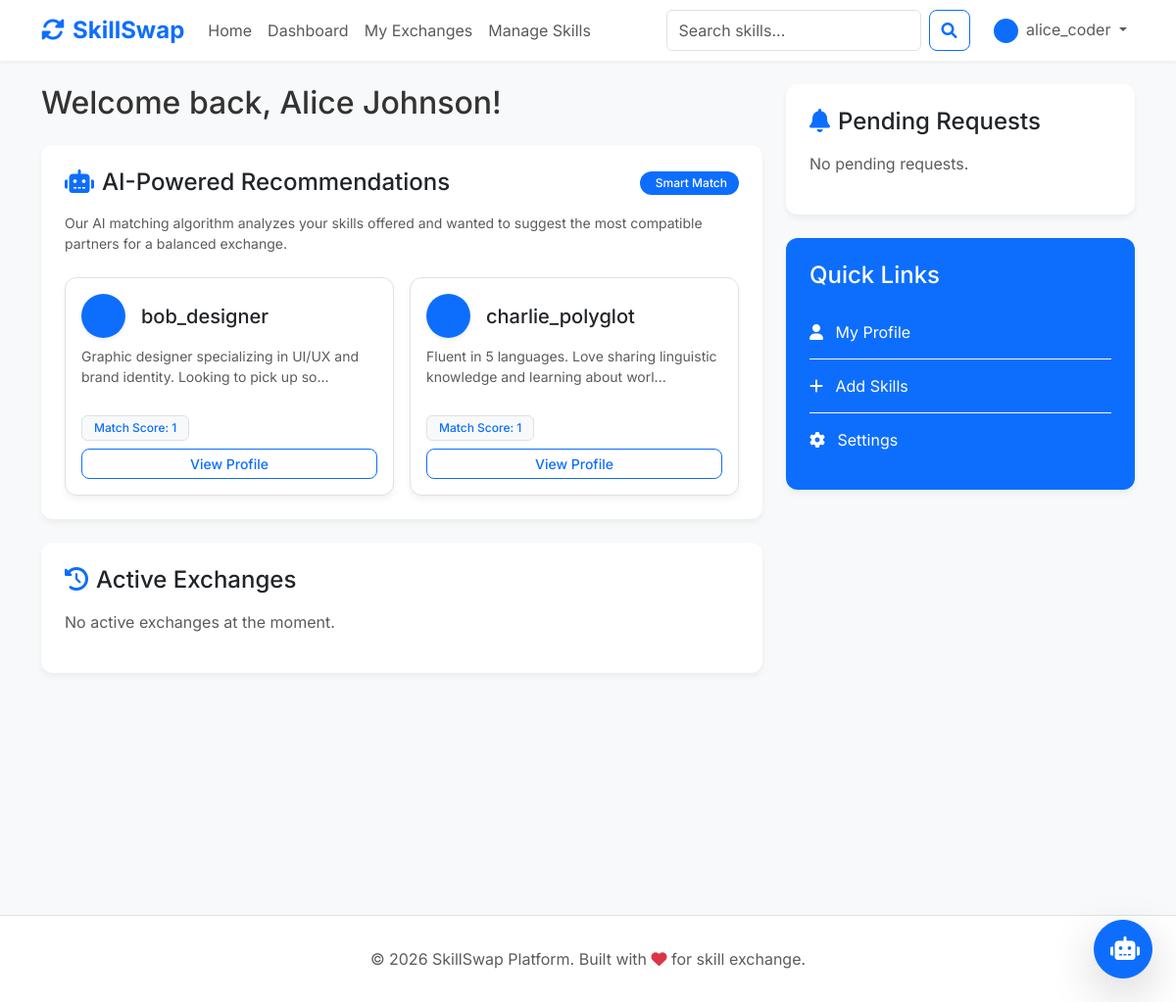
The page /dashboard (signed in) on the database its author committed.
### app/models/user.py (models this page shows, shortened)
class User(db.Model, UserMixin):
    id = db.Column(db.Integer, primary_key=True)
    username = db.Column(db.String(20), unique=True, nullable=False)
    email = db.Column(db.String(120), unique=True, nullable=False)
    password = db.Column(db.String(60), nullable=False)
    name = db.Column(db.String(100), nullable=False)
    bio = db.Column(db.Text, nullable=True)
    location = db.Column(db.String(100), nullable=True)
    contact_info = db.Column(db.String(200), nullable=True) # For email, Zoom link, etc.
    profile_pic = db.Column(db.String(20), nullable=False, default='default.jpg')
    date_joined = db.Column(db.DateTime, nullable=False, default=datetime.utcnow)
    skills = db.relationship('Skill', backref='owner', lazy=True, cascade="all, delete-orphan")
    requests_sent = db.relationship('ExchangeRequest',
                                   foreign_keys='ExchangeRequest.sender_id',
                                   backref='sender', lazy=True,
                                   cascade="all, delete-orphan")
    requests_received = db.relationship('ExchangeRequest',
                                       foreign_keys='ExchangeRequest.receiver_id',
                                       backref='receiver', lazy=True,
                                       cascade="all, delete-orphan")

### app/routes/main.py (the view)
@main.route("/dashboard")
@login_required
def dashboard():
    try:
        if not current_user or not hasattr(current_user, 'skills'):
            return redirect(url_for('auth.login'))
        offered_skills = []
        wanted_skills = []
        for s in current_user.skills:
            if s and hasattr(s, 'name') and s.name:
                name_lower = s.name.lower()
                if s.skill_type == 'Offered':
                    offered_skills.append(name_lower)
                elif s.skill_type == 'Wanted':
                    wanted_skills.append(name_lower)
        recommended_users = []
        if wanted_skills or offered_skills:
            potential_matches = User.query.filter(User.id != current_user.id).all()
            for user in potential_matches:
                if not user or not hasattr(user, 'skills'):
                    continue
                user_offered = []
                user_wanted = []
                for s in user.skills:
                    if s and hasattr(s, 'name') and s.name:
                        name_lower = s.name.lower()
                        if s.skill_type == 'Offered':
                            user_offered.append(name_lower)
                        elif s.skill_type == 'Wanted':
                            user_wanted.append(name_lower)
                match_score = 0
                for skill in wanted_skills:
                    if skill in user_offered:
                        match_score += 2
                for skill in offered_skills:
                    if skill in user_wanted:
                        match_score += 1
                if match_score > 0:
                    recommended_users.append({'user': user, 'score': match_score})
            recommended_users = sorted(recommended_users, key=lambda x: x['score'], reverse=True)[:5]
        active_exchanges = ExchangeRequest.query.filter(
            or_(ExchangeRequest.sender_id == current_user.id, ExchangeRequest.receiver_id == current_user.id),
            ExchangeRequest.status == 'Accepted'
        ).order_by(ExchangeRequest.date_sent.desc()).limit(5).all()
        pending_requests = ExchangeRequest.query.filter(
            ExchangeRequest.receiver_id == current_user.id,
            ExchangeRequest.status == 'Pending'
        ).order_by(ExchangeRequest.date_sent.desc()).all()
        return render_template('main/dashboard.html',
                               title='Dashboard',
                               recommended_users=recommended_users,
                               active_exchanges=active_exchanges,
                               pending_requests=pending_requests)
    except Exception as e:
        print(f"DASHBOARD ERROR: {e}")
        import traceback
        traceback.print_exc()
        return f"An internal error occurred: {e}", 500

### app/models/user.py (called while the page is built)
@login_manager.user_loader
def load_user(user_id):
    return User.query.get(int(user_id))

### app/templates/main/dashboard.html (shortened to what this page needs)
{% extends "base.html" %}
{% block content %}
<div class="row">
    <div class="col-md-8">
        <h2 class="mb-4">Welcome back, {{ current_user.name if current_user.is_authenticated else 'User' }}!</h2>
        <div class="card p-4 mb-4 border-primary">
            <div class="d-flex justify-content-between align-items-center mb-3">
                <h4 class="mb-0"><i class="fas fa-robot text-primary me-2"></i>AI-Powered Recommendations</h4>
                <span class="badge bg-primary rounded-pill">Smart Match</span>
            </div>
            <p class="small text-muted mb-4">Our AI matching algorithm analyzes your skills offered and wanted to
                suggest the most compatible partners for a balanced exchange.</p>
            {% if recommended_users %}
            <div class="row row-cols-1 row-cols-md-2 g-3">
                {% for item in recommended_users %}
                {% if item.user %}
                <div class="col">
                    <div class="card h-100 border p-3">
                        <div class="d-flex align-items-center mb-2">
                            {% if item.user.profile_pic %}
                            <img src="{{ url_for('static', filename='profile_pics/' + item.user.profile_pic) }}"
                                class="rounded-circle me-3 shadow-sm"
                                style="width: 45px; height: 45px; object-fit: cover;">
                            {% else %}
                            <div class="bg-primary text-white rounded-circle me-3 d-flex align-items-center justify-content-center"
                                style="width: 45px; height: 45px;">
                                {{ item.user.username[0].upper() if item.user.username else '?' }}
                            </div>
                            {% endif %}
                            <h5 class="mb-0">{{ item.user.username }}</h5>
                        </div>
                        <p class="small text-muted mb-2">
                            {% if item.user.bio %}
                            {{ item.user.bio[:80] }}{% if item.user.bio|length > 80 %}...{% endif %}
                            {% else %}
                            No bio available.
                            {% endif %}
                        </p>
                        <div class="mt-auto">
                            <span class="badge bg-light text-primary border mb-2">Match Score: {{ item.score }}</span>
                            <a href="{{ url_for('profile.view_profile', username=item.user.username) }}"
                                class="btn btn-sm btn-outline-primary d-block w-100">View Profile</a>
                        </div>
                    </div>
                </div>
                {% endif %}
                {% endfor %}
            </div>
            {% else %}
            <p class="text-muted">Add more skills to your profile to get personalized recommendations!</p>
            <a href="{{ url_for('skills.manage_skills') }}" class="btn btn-primary btn-sm">Add Skills</a>
            {% endif %}
        </div>
        <div class="card p-4">
            <h4 class="mb-3"><i class="fas fa-history text-primary me-2"></i>Active Exchanges</h4>
            {% if active_exchanges %}
            <ul class="list-group list-group-flush">
                {% for ex in active_exchanges %}
                <li class="list-group-item d-flex justify-content-between align-items-center py-3">
                    <div>
                        <h6 class="mb-1">Exchange with
                            {% if ex.sender_id == current_user.id %}
                            {{ ex.receiver.username if ex.receiver else 'Deleted User' }}
                            {% else %}
                            {{ ex.sender.username if ex.sender else 'Deleted User' }}
                            {% endif %}
                        </h6>
                        <p class="small text-muted mb-0">Started on {{ ex.date_sent.strftime('%b %d, %Y') }}</p>
                    </div>
                    <span class="badge bg-success rounded-pill">Active</span>
                </li>
                {% endfor %}
            </ul>
            {% else %}
            <p class="text-muted">No active exchanges at the moment.</p>
            {% endif %}
        </div>
    </div>
    <div class="col-md-4">
        <div class="card p-4 mb-4">
            <h4 class="mb-3"><i class="fas fa-bell text-primary me-2"></i>Pending Requests</h4>
            {% if pending_requests %}
            {% for req in pending_requests %}
            {% if req and req.sender %}
            <div class="border-bottom pb-3 mb-3">
                <div class="d-flex justify-content-between align-items-start">
                    <div>
                        <h6 class="mb-0">{{ req.sender.username if req.sender else 'Deleted User' }}</h6>
                        <p class="small text-muted mb-2">wants to exchange skills</p>
                    </div>
                    <span class="badge bg-warning text-dark">New</span>
                </div>
                <div class="d-flex gap-2">
                    <form action="{{ url_for('exchanges.accept_request', request_id=req.id) }}" method="POST"
                        class="flex-grow-1">
                        <button type="submit" class="btn btn-sm btn-success w-100">Accept</button>
                    </form>
                    <form action="{{ url_for('exchanges.reject_request', request_id=req.id) }}" method="POST"
                        class="flex-grow-1">
                        <button type="submit" class="btn btn-sm btn-outline-danger w-100">Reject</button>
                    </form>
                </div>
            </div>
            {% endif %}
            {% endfor %}
            <a href="{{ url_for('exchanges.list_exchanges') }}"
                class="btn btn-link btn-sm p-0 text-decoration-none w-100 text-center">View all requests</a>
            {% else %}
            <p class="text-muted">No pending requests.</p>
            {% endif %}
        </div>
        <div class="card p-4 bg-primary text-white">
            <h4 class="mb-3 text-white">Quick Links</h4>
            <div class="list-group list-group-flush">
                <a href="{{ url_for('profile.view_profile', username=current_user.username) }}"
                    class="list-group-item list-group-item-action bg-transparent text-white border-light px-0">
                    <i class="fas fa-user me-2"></i> My Profile
                </a>
                <a href="{{ url_for('skills.manage_skills') }}"
                    class="list-group-item list-group-item-action bg-transparent text-white border-light px-0">
                    <i class="fas fa-plus me-2"></i> Add Skills
                </a>
                <a href="{{ url_for('profile.edit_profile') }}"
                    class="list-group-item list-group-item-action bg-transparent text-white border-light px-0">
                    <i class="fas fa-cog me-2"></i> Settings
                </a>
            </div>
        </div>
    </div>
</div>
{% endblock %}

### app/templates/base.html (shortened to what this page needs)
<!DOCTYPE html>
<html lang="en">
<head>
    <link href="https://cdn.jsdelivr.net/npm/bootstrap@5.3.0/dist/css/bootstrap.min.css" rel="stylesheet">
    <link rel="stylesheet" href="https://cdnjs.cloudflare.com/ajax/libs/font-awesome/6.0.0/css/all.min.css">
    <link rel="stylesheet" href="{{ url_for('static', filename='css/style.css') }}">
</head>
<body>
    <nav class="navbar navbar-expand-lg navbar-light bg-light sticky-top mb-4">
        <div class="container">
            <a class="navbar-brand" href="{{ url_for('main.index') }}">
                <i class="fas fa-sync-alt me-2"></i>SkillSwap
            </a>
            <div class="collapse navbar-collapse" id="navbarNav">
                <ul class="navbar-nav me-auto">
                    <li class="nav-item">
                        <a class="nav-link" href="{{ url_for('main.home') }}">Home</a>
                    </li>
                    {% if current_user.is_authenticated %}
                    <li class="nav-item">
                        <a class="nav-link" href="{{ url_for('main.dashboard') }}">Dashboard</a>
                    </li>
                    <li class="nav-item">
                        <a class="nav-link" href="{{ url_for('exchanges.list_exchanges') }}">My Exchanges</a>
                    </li>
                    <li class="nav-item">
                        <a class="nav-link" href="{{ url_for('skills.manage_skills') }}">Manage Skills</a>
                    </li>
                    {% endif %}
                </ul>
                <div class="navbar-nav">
                    {% if current_user.is_authenticated %}
                    <form class="d-flex me-3" action="{{ url_for('main.search') }}" method="GET">
                        <input class="form-control me-2" type="search" placeholder="Search skills..." name="q"
                            aria-label="Search">
                        <button class="btn btn-outline-primary" type="submit"><i class="fas fa-search"></i></button>
                    </form>
                    <div class="nav-item dropdown">
                        <a class="nav-link dropdown-toggle" href="#" id="navbarDropdown" role="button"
                            data-bs-toggle="dropdown">
                            {% if current_user.is_authenticated and current_user.profile_pic %}
                            <img src="{{ url_for('static', filename='profile_pics/' + current_user.profile_pic) }}"
                                class="rounded-circle me-1" style="width: 25px; height: 25px; object-fit: cover;">
                            {% else %}
                            <i class="fas fa-user-circle me-1"></i>
                            {% endif %}
                            {{ current_user.username if current_user.is_authenticated else 'Guest' }}
                        </a>
                    </div>
                    {% else %}
                    <a class="nav-item nav-link" href="{{ url_for('auth.login') }}">Login</a>
                    <a class="nav-item nav-link" href="{{ url_for('auth.register') }}">Register</a>
                    {% endif %}
                </div>
            </div>
        </div>
    </nav>
    <div class="container min-vh-100">
        {% block content %}{% endblock %}
    </div>
    <div id="chatbot-container" class="position-fixed bottom-0 end-0 m-4" style="z-index: 1050;">
        <button id="chatbot-toggle" class="btn btn-primary rounded-circle shadow-lg p-3"
            style="width: 60px; height: 60px;">
            <i class="fas fa-robot fs-4"></i>
        </button>
    </div>
    <footer class="footer text-center mt-5">
        <div class="container">
            <p class="text-muted mb-0">© 2026 SkillSwap Platform. Built with <i class="fas fa-heart text-danger"></i>
                for skill exchange.</p>
        </div>
    </footer>
</body>
</html>

### app/static/css/style.css (style rules this page uses)
#chatbot-container { transition: all 0.3s ease; }
:root { --primary-color: #0d6efd; --secondary-color: #6c757d; --success-color: #198754; --danger-color: #dc3545; --warning-color: #ffc107; --light-bg: #f8f9fa; --white: #ffffff; }
body { background-color: var(--light-bg); color: #333; }
.navbar-brand { font-weight: bold; color: var(--primary-color) !important; }
.card { border: none; border-radius: 12px; transition: all 0.3s ease; background-color: var(--white); margin-bottom: 20px; }
.btn { border-radius: 8px; font-weight: 500; }
.badge { padding: 6px 12px; font-weight: 500; }
.list-group-item { border-left: none; border-right: none; padding: 15px 0; }
.list-group-item:first-child { border-top: none; }
.list-group-item:last-child { border-bottom: none; }

### app/templates/base.html (style rules this page uses)
body { font-family: 'Inter', sans-serif; background-color: #f8f9fa; }
.navbar { box-shadow: 0 2px 4px rgba(0, 0, 0, 0.05); background-color: #ffffff !important; }
.navbar-brand { font-weight: 700; color: #0d6efd !important; font-size: 1.5rem; }
.btn-primary { padding: 0.5rem 1.5rem; font-weight: 500; }
.card { border: none; border-radius: 12px; box-shadow: 0 4px 6px rgba(0, 0, 0, 0.05); transition: transform 0.2s; }
.footer { background-color: #ffffff; border-top: 1px solid #dee2e6; padding: 2rem 0; margin-top: 3rem; }

### rows shown on the page
User: profile_pic (placeholder picture), username "alice_coder", name "Alice Johnson"
User: profile_pic (placeholder picture), user.username "bob_designer", user "Graphic designer specializing in UI/UX and brand identity. Looking to pick up so"
User: profile_pic (placeholder picture), user.username "charlie_polyglot", user "Fluent in 5 languages. Love sharing linguistic knowledge and learning about worl"

### other values the page prints
{{ item.score }} "1" "1"
